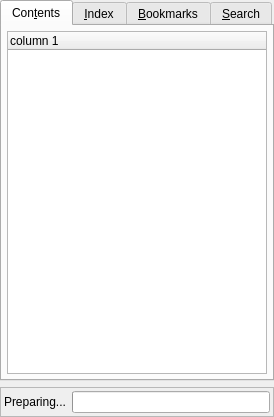
<ui version="4.0" >
 <author></author>
 <comment>*********************************************************************
**
** Copyright (C) 2008 Nokia Corporation and/or its subsidiary(-ies).
** Contact: Qt Software Information (qt-info@nokia.com)
**
** This file is part of the Qt Assistant of the Qt Toolkit.
**
** Commercial Usage
** Licensees holding valid Qt Commercial licenses may use this file in
** accordance with the Qt Commercial License Agreement provided with the
** Software or, alternatively, in accordance with the terms contained in
** a written agreement between you and Nokia.
**
**
** GNU General Public License Usage
** Alternatively, this file may be used under the terms of the GNU
** General Public License versions 2.0 or 3.0 as published by the Free
** Software Foundation and appearing in the file LICENSE.GPL included in
** the packaging of this file.  Please review the following information
** to ensure GNU General Public Licensing requirements will be met:
** http://www.fsf.org/licensing/licenses/info/GPLv2.html and
** http://www.gnu.org/copyleft/gpl.html.  In addition, as a special
** exception, Nokia gives you certain additional rights. These rights
** are described in the Nokia Qt GPL Exception version 1.3, included in
** the file GPL_EXCEPTION.txt in this package.
**
** Qt for Windows(R) Licensees
** As a special exception, Nokia, as the sole copyright holder for Qt
** Designer, grants users of the Qt/Eclipse Integration plug-in the
** right for the Qt/Eclipse Integration to link to functionality
** provided by Qt Designer and its related libraries.
**
** If you are unsure which license is appropriate for your use, please
** contact the sales department at qt-sales@nokia.com.
**
*********************************************************************</comment>
 <exportmacro></exportmacro>
 <class>HelpDialog</class>
 <widget class="QWidget" name="HelpDialog" >
  <property name="geometry" >
   <rect>
    <x>0</x>
    <y>0</y>
    <width>274</width>
    <height>417</height>
   </rect>
  </property>
  <property name="windowTitle" >
   <string>Help</string>
  </property>
  <property name="whatsThis" >
   <string>&lt;b>Help&lt;/b>&lt;p>Choose the topic you want help on from the contents list, or search the index for keywords.&lt;/p></string>
  </property>
  <layout class="QVBoxLayout" >
   <property name="margin" >
    <number>0</number>
   </property>
   <property name="spacing" >
    <number>6</number>
   </property>
   <item>
    <widget class="QTabWidget" name="tabWidget" >
     <property name="whatsThis" >
      <string>Displays help topics organized by category, index or bookmarks. Another tab inherits the full text search.</string>
     </property>
     <widget class="QWidget" name="contentPage" >
      <attribute name="title" >
       <string>Con&amp;tents</string>
      </attribute>
      <layout class="QVBoxLayout" >
       <property name="margin" >
        <number>5</number>
       </property>
       <property name="spacing" >
        <number>6</number>
       </property>
       <item>
        <widget class="QTreeWidget" name="listContents" >
         <property name="contextMenuPolicy" >
          <enum>Qt::CustomContextMenu</enum>
         </property>
         <property name="whatsThis" >
          <string>&lt;b>Help topics organized by category.&lt;/b>&lt;p>Double-click an item to see the topics in that category. To view a topic, just double-click it.&lt;/p></string>
         </property>
         <property name="rootIsDecorated" >
          <bool>true</bool>
         </property>
         <property name="uniformRowHeights" >
          <bool>true</bool>
         </property>
         <column>
          <property name="text" >
           <string>column 1</string>
          </property>
         </column>
        </widget>
       </item>
      </layout>
     </widget>
     <widget class="QWidget" name="indexPage" >
      <attribute name="title" >
       <string>&amp;Index</string>
      </attribute>
      <layout class="QVBoxLayout" >
       <property name="margin" >
        <number>5</number>
       </property>
       <property name="spacing" >
        <number>6</number>
       </property>
       <item>
        <widget class="QLabel" name="TextLabel1" >
         <property name="text" >
          <string>&amp;Look For:</string>
         </property>
         <property name="buddy" >
          <cstring>editIndex</cstring>
         </property>
        </widget>
       </item>
       <item>
        <widget class="QLineEdit" name="editIndex" >
         <property name="toolTip" >
          <string>Enter keyword</string>
         </property>
         <property name="whatsThis" >
          <string>&lt;b>Enter a keyword.&lt;/b>&lt;p>The list will select an item that matches the entered string best.&lt;/p></string>
         </property>
        </widget>
       </item>
       <item>
        <widget class="QListView" name="listIndex" >
         <property name="contextMenuPolicy" >
          <enum>Qt::CustomContextMenu</enum>
         </property>
         <property name="whatsThis" >
          <string>&lt;b>List of available help topics.&lt;/b>&lt;p>Double-click on an item to open its help page. If more than one is found, you must specify which page you want.&lt;/p></string>
         </property>
        </widget>
       </item>
      </layout>
     </widget>
     <widget class="QWidget" name="bookmarkPage" >
      <attribute name="title" >
       <string>&amp;Bookmarks</string>
      </attribute>
      <layout class="QVBoxLayout" >
       <property name="margin" >
        <number>5</number>
       </property>
       <property name="spacing" >
        <number>6</number>
       </property>
       <item>
        <widget class="QTreeWidget" name="listBookmarks" >
         <property name="contextMenuPolicy" >
          <enum>Qt::CustomContextMenu</enum>
         </property>
         <property name="whatsThis" >
          <string>Displays the list of bookmarks.</string>
         </property>
         <property name="uniformRowHeights" >
          <bool>true</bool>
         </property>
         <column>
          <property name="text" >
           <string>column 1</string>
          </property>
         </column>
        </widget>
       </item>
       <item>
        <layout class="QHBoxLayout" >
         <property name="margin" >
          <number>0</number>
         </property>
         <property name="spacing" >
          <number>6</number>
         </property>
         <item>
          <spacer>
           <property name="orientation" >
            <enum>Qt::Horizontal</enum>
           </property>
           <property name="sizeType" >
            <enum>QSizePolicy::Expanding</enum>
           </property>
           <property name="sizeHint" >
            <size>
             <width>20</width>
             <height>20</height>
            </size>
           </property>
          </spacer>
         </item>
         <item>
          <widget class="QPushButton" name="buttonAdd" >
           <property name="toolTip" >
            <string>Add new bookmark</string>
           </property>
           <property name="whatsThis" >
            <string>Add the currently displayed page as a new bookmark.</string>
           </property>
           <property name="text" >
            <string>&amp;New</string>
           </property>
          </widget>
         </item>
         <item>
          <widget class="QPushButton" name="buttonRemove" >
           <property name="toolTip" >
            <string>Delete bookmark</string>
           </property>
           <property name="whatsThis" >
            <string>Delete the selected bookmark.</string>
           </property>
           <property name="text" >
            <string>&amp;Delete</string>
           </property>
          </widget>
         </item>
        </layout>
       </item>
      </layout>
     </widget>
     <widget class="QWidget" name="searchPage" >
      <attribute name="title" >
       <string>&amp;Search</string>
      </attribute>
      <layout class="QGridLayout" >
       <property name="margin" >
        <number>5</number>
       </property>
       <property name="spacing" >
        <number>6</number>
       </property>
       <item row="3" column="0" >
        <spacer>
         <property name="orientation" >
          <enum>Qt::Vertical</enum>
         </property>
         <property name="sizeType" >
          <enum>QSizePolicy::Fixed</enum>
         </property>
         <property name="sizeHint" >
          <size>
           <width>20</width>
           <height>20</height>
          </size>
         </property>
        </spacer>
       </item>
       <item row="0" column="0" >
        <widget class="QLabel" name="TextLabel1_2" >
         <property name="text" >
          <string>Searching f&amp;or:</string>
         </property>
         <property name="buddy" >
          <cstring>termsEdit</cstring>
         </property>
        </widget>
       </item>
       <item row="1" column="0" >
        <widget class="QLineEdit" name="termsEdit" >
         <property name="toolTip" >
          <string>Enter searchword(s).</string>
         </property>
         <property name="whatsThis" >
          <string>&lt;b>Enter search word(s).&lt;/b>&lt;p>Enter here the word(s) you are looking for. The words may contain wildcards (*). For a sequence of words quote them.&lt;/p></string>
         </property>
        </widget>
       </item>
       <item row="5" column="0" >
        <widget class="QListWidget" name="resultBox" >
         <property name="contextMenuPolicy" >
          <enum>Qt::CustomContextMenu</enum>
         </property>
         <property name="whatsThis" >
          <string>&lt;b>Found documents&lt;/b>&lt;p>This list contains all found documents from the last search. The documents are ordered, i.e. the first document has the most matches.&lt;/p></string>
         </property>
        </widget>
       </item>
       <item row="4" column="0" >
        <widget class="QLabel" name="TextLabel2" >
         <property name="text" >
          <string>Found &amp;Documents:</string>
         </property>
         <property name="buddy" >
          <cstring>resultBox</cstring>
         </property>
        </widget>
       </item>
       <item row="2" column="0" >
        <layout class="QHBoxLayout" >
         <property name="margin" >
          <number>1</number>
         </property>
         <property name="spacing" >
          <number>6</number>
         </property>
         <item>
          <widget class="QPushButton" name="helpButton" >
           <property name="toolTip" >
            <string>Display the help page.</string>
           </property>
           <property name="whatsThis" >
            <string>Display the help page for the full text search.</string>
           </property>
           <property name="text" >
            <string>He&amp;lp</string>
           </property>
          </widget>
         </item>
         <item>
          <spacer>
           <property name="orientation" >
            <enum>Qt::Horizontal</enum>
           </property>
           <property name="sizeType" >
            <enum>QSizePolicy::Expanding</enum>
           </property>
           <property name="sizeHint" >
            <size>
             <width>61</width>
             <height>21</height>
            </size>
           </property>
          </spacer>
         </item>
         <item>
          <widget class="QPushButton" name="searchButton" >
           <property name="toolTip" >
            <string>Start searching.</string>
           </property>
           <property name="whatsThis" >
            <string>Pressing this button starts the search.</string>
           </property>
           <property name="text" >
            <string>&amp;Search</string>
           </property>
           <property name="enabled" >
            <bool>false</bool>
           </property>
          </widget>
         </item>
        </layout>
       </item>
      </layout>
     </widget>
    </widget>
   </item>
   <item>
    <widget class="QFrame" name="framePrepare" >
     <property name="frameShape" >
      <enum>QFrame::StyledPanel</enum>
     </property>
     <property name="frameShadow" >
      <enum>QFrame::Raised</enum>
     </property>
     <layout class="QHBoxLayout" >
      <property name="margin" >
       <number>3</number>
      </property>
      <property name="spacing" >
       <number>6</number>
      </property>
      <item>
       <widget class="QLabel" name="labelPrepare" >
        <property name="text" >
         <string>Preparing...</string>
        </property>
       </widget>
      </item>
      <item>
       <widget class="QProgressBar" name="progressPrepare" />
      </item>
     </layout>
    </widget>
   </item>
  </layout>
 </widget>
 <pixmapfunction></pixmapfunction>
 <tabstops>
  <tabstop>tabWidget</tabstop>
  <tabstop>listContents</tabstop>
  <tabstop>editIndex</tabstop>
  <tabstop>listIndex</tabstop>
  <tabstop>listBookmarks</tabstop>
  <tabstop>buttonAdd</tabstop>
  <tabstop>buttonRemove</tabstop>
  <tabstop>termsEdit</tabstop>
  <tabstop>searchButton</tabstop>
  <tabstop>helpButton</tabstop>
  <tabstop>resultBox</tabstop>
 </tabstops>
 <resources/>
 <connections/>
</ui>
